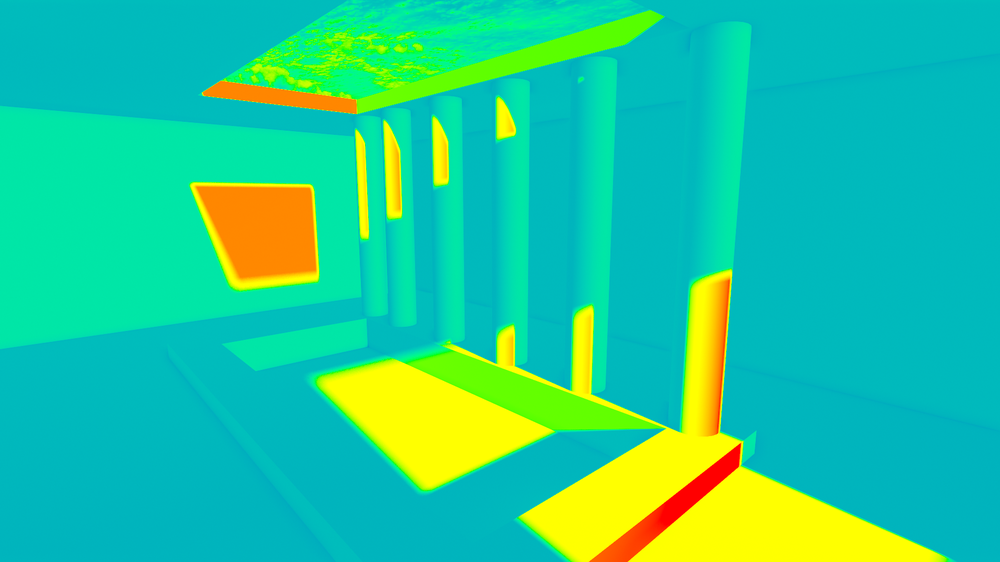
#> input picture Resources/Data/IMAGE_1.png, 1000 x 562 px, shrunk from 1920 x 1080 before the run, found by its file name
$ python ImageComparisonReport.py
#> lines starting #> are read from the running program, lines starting #| are printed output that depends on the picture
import imageio
import pandas as pd
from skimage.metrics import structural_similarity as ssim
import matplotlib.pyplot as plt

def compare_images_imageio(image1_path, image2_path):
    # Read images
#> called with image1_path = 'C:/dev/Python/Data/IMAGE_1.png', image2_path = 'C:/dev/Python/Data/IMAGE_2.png'
    img1 = imageio.imread(image1_path)
#> img1 is the input picture: shape (562, 1000, 3); mean R, G, B 36.2, 201.8, 152
    img2 = imageio.imread(image2_path)
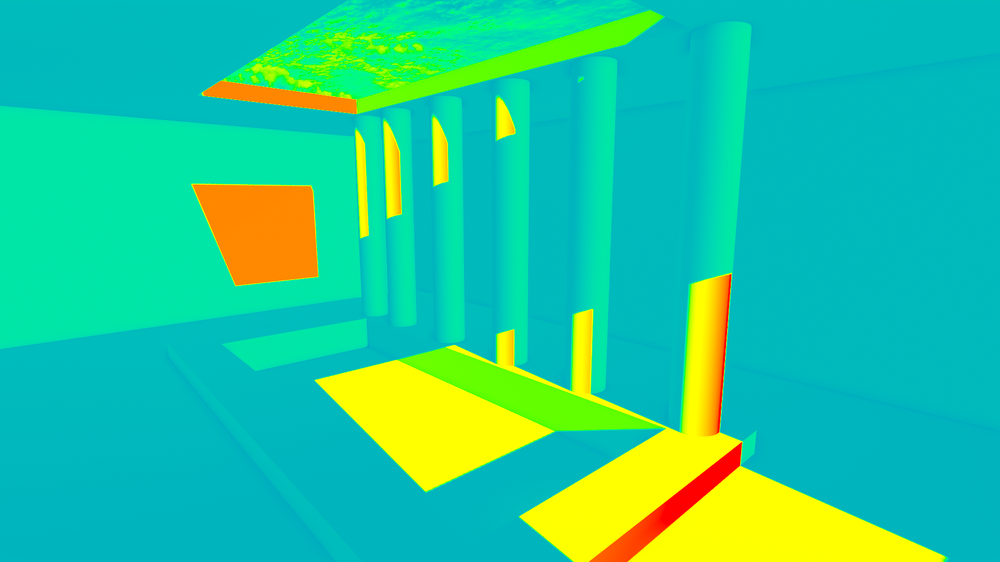
#> input picture Resources/Data/IMAGE_2.png, 1000 x 562 px, shrunk from 1920 x 1080 before the run, found by its file name
#> img2 is the input picture: shape (562, 1000, 3); mean R, G, B 35.7, 201, 152.9

    # Convert images to grayscale if they are in color
    if img1.ndim == 3:
        img1 = img1.mean(axis=-1)
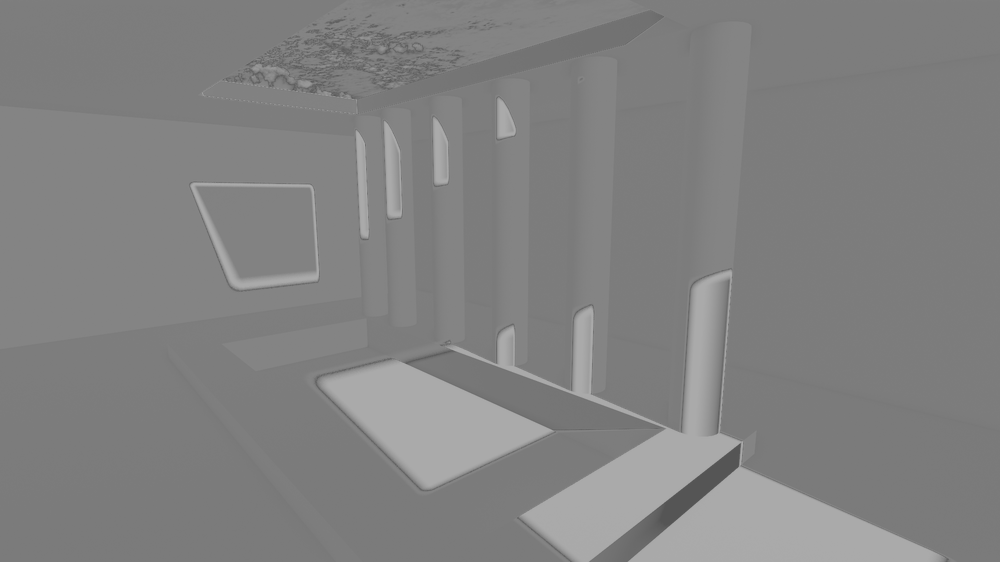
#> img1: shape (562, 1000) float64; min 84.67, max 171, mean 130
    if img2.ndim == 3:
        img2 = img2.mean(axis=-1)
#> img2: shape (562, 1000) float64

    # Compute the structural similarity index
    similarity_index, _ = ssim(img1, img2, full=True)
#> similarity_index = 0.827

    # Create a differential image
    diff_image = img1 - img2
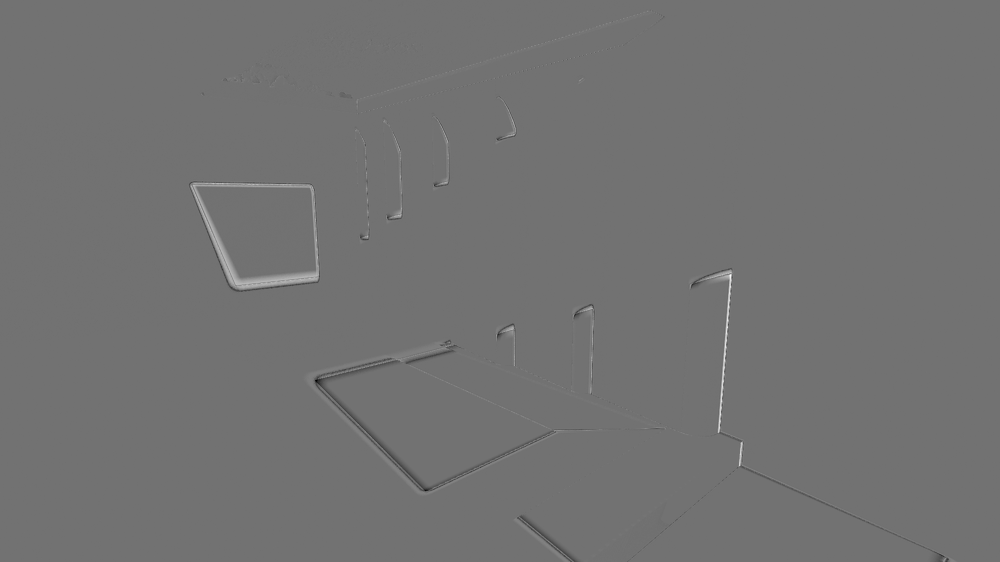
#> diff_image: shape (562, 1000) float64; min -67.67, max 83.67, mean 0.1; drawn with min black and max white

    return similarity_index, diff_image

def generate_report(image1_path, image2_path, output_path):
    similarity_index, diff_image = compare_images_imageio(image1_path, image2_path)
#> similarity_index = 0.827

    # Save the differential image
    output_image_path = output_path.replace(".csv", "_diff.png")
    plt.imshow(diff_image, cmap='seismic', vmin=-255, vmax=255)
    plt.title(f'Difference (SSIM: {similarity_index:.4f})')
    plt.colorbar()
    plt.savefig(output_image_path)
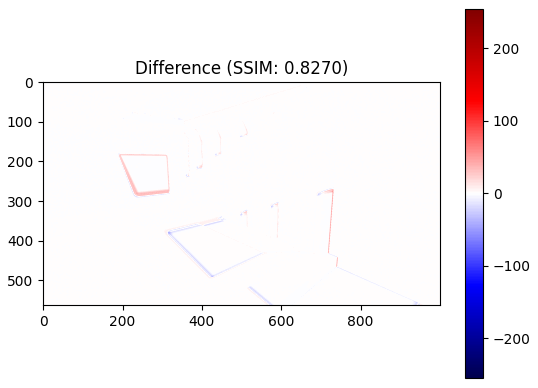
#> figure drawn by matplotlib, 2 panels
    plt.close()

    # Create a Pandas DataFrame for the report
    data = {
        "Image 1": [image1_path],
        "Image 2": [image2_path],
        "SSIM": [similarity_index],
        "Differential Image": [output_image_path]
    }

    df = pd.DataFrame(data)
#> df = table of 1 rows and 4 columns

    # Save the report as a CSV file
    df.to_csv(output_path, index=False)

if __name__ == "__main__":
    image1_path = "C:/dev/Python/Data/IMAGE_1.png"  # Replace with the path to your first image
    image2_path = "C:/dev/Python/Data/IMAGE_2.png"  # Replace with the path to your second image
    output_report_path = "C:/dev/Python/Data/comparison_report.csv"  # Replace with the desired output report path


    generate_report(image1_path, image2_path, output_report_path)
